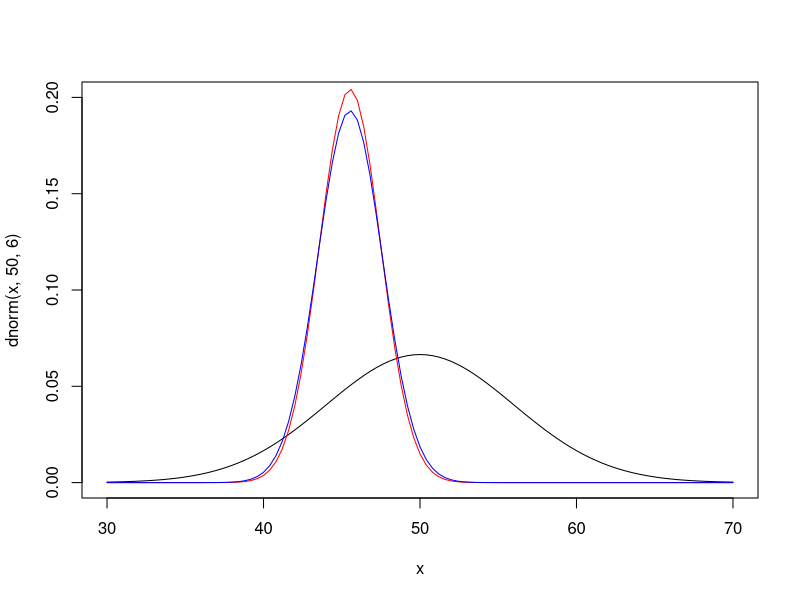
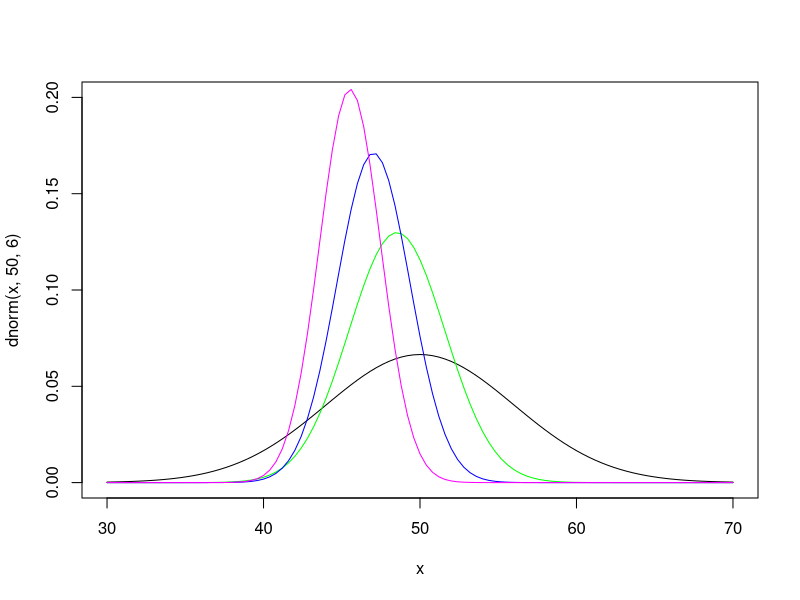

Source code (R) for these figures, in order:
#Math E-156 Script 10C-BayesNormal.R

#Topic 1 - if the samples have a normal distribution, use a normal prior
#The prior distribution is normal: N(mu0, sigsq0)
#The n observed samples are normal with unknown mu but known sigsq
#A messy calculation on pp. 316-317 shows a posterior distribution N(mu1, sigsq1)
#Here is example 10.4 from the textbook

#The prior distribution is N(50, 6^2)
curve(dnorm(x,50,6), xlim = c(30,70),ylim = c(0,0.2))
#An ichthyologist observes a sample of 15 fish
#The mean length is 45 cm, with a variance assumed to be 8

#The formula on page 317 (skip the derivation!) gives the posterior variance
A<- 15/8^2 # 15 samples with variance assumed to be 8
A0<- 1/6^2 # inverse variance for prior
A1<- A0 + A # inverse variance for posterior
sqrt(1/A1)  #the standard deviation of the mean (posterior)

#Calculation of the posterior mean
M<- 45 # mean length for sample of 15 fish
M0 <- 50 #mean for prior
M1 <- (A0*M0 + A*M)/(A0 + A) #mean for posterior

curve(dnorm(x, M1, 1/sqrt(A1)), ,col = "red", add = TRUE) #posterior
#For comparison, here is the distribution of the mean with mu = 45, sd = 8
curve(dnorm(x, M1, 8/sqrt(15)), ,col = "blue", add = TRUE)

#Topic 2 - incorporating the data sequentially leads to the same posterior
#To illustrate the "sequential" idea of Example 10.5, do 5 fish at a time
#Catch large fish first, but the sample of 15 will have a mean of 45

#Start by plotting the prior distribution for the mean length statewide
curve(dnorm(x,50,6), xlim = c(30,70),ylim = c(0,0.2))  
A0<- 1/6^2 # inverse variance for prior
M0 <- 50 #mean for prior
A<- 5/8^2 # 5 samples with variance assumed to be 8
M<- 48 # mean length for first sample of 5 fish
M1 <- (A0*M0 + A*M)/(A0 + A) #mean for first posterior
A1<- A0 + A # inverse variance for first posterior

#Plot the updated estimate for the distribution of the mean length after 5 fish
curve(dnorm(x, M1, 1/sqrt(A1)),col = "green", add = TRUE) #first posterior
A<- 5/8^2 # 5 more samples with variance assumed to be 8
M<- 45 # mean length for second sample of 5 fish
M2 <- (A1*M1 + A*M)/(A1 + A) #mean for second posterior
A2<- A1 + A # inverse variance for second posterior

#Plot the updated estimate for the distribution of the mean length after 10 fish
curve(dnorm(x, M2, 1/sqrt(A2)),col = "blue", add = TRUE) #second posterior
A<- 5/8^2 # 5 more samples with variance assumed to be 8
M<- 42 # mean length for three sample of 5 fish -- overall mean now 45
M3 <- (A2*M2 + A*M)/(A2 + A) #mean for third posterior
A3<- A2 + A # inverse variance for third posterior

#Estimate for the distribution of the mean length after 15 fish is same as before
curve(dnorm(x, M3, 1/sqrt(A3)),col = "magenta", add = TRUE) #third posterior
#As more data are added, the mean shifts and the variance decreases
